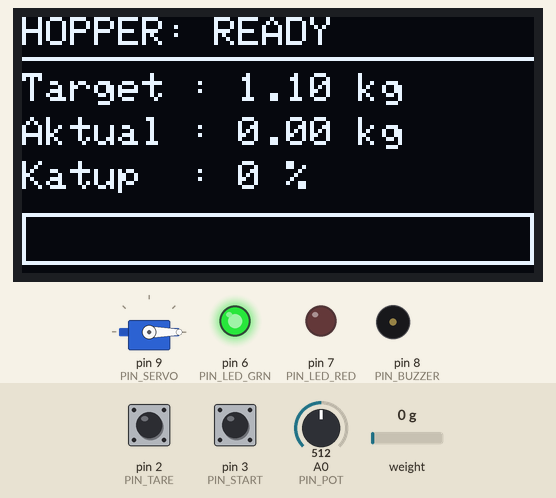
Recording of a program running on a simulated Arduino Uno, built with avr-gcc and run on an emulated ATmega328P. Shown: servo, 128×64 one-colour display, output pins drawn as LEDs (lit = HIGH), buzzer (waves = sounding). Dashed ring = blinking. Inputs (shaded band) come from the test bench; at power-on: pin 3 (PIN_START) HIGH, weight on the scale 0 g, pin 2 (PIN_TARE) HIGH, A0 (PIN_POT) = 512.

Above: at 2.2 s.
2.3 s: pin 3 (PIN_START) pulled LOW for 1 s
At 2.6 s:
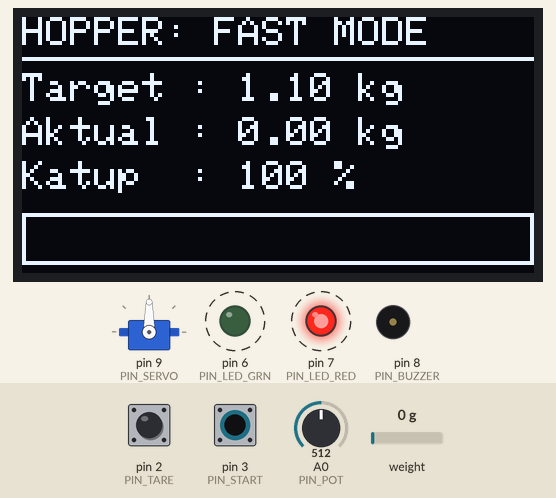
4.8 s: weight on the scale set to 3 g
At 6.0 s:
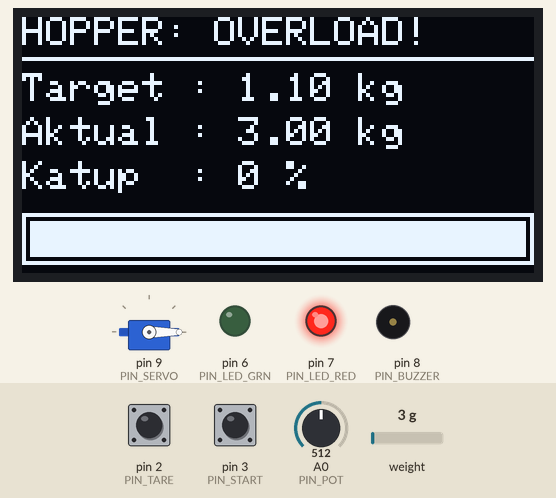
6.4 s: pin 2 (PIN_TARE) pulled LOW for 3.2 s
At 10.7 s:
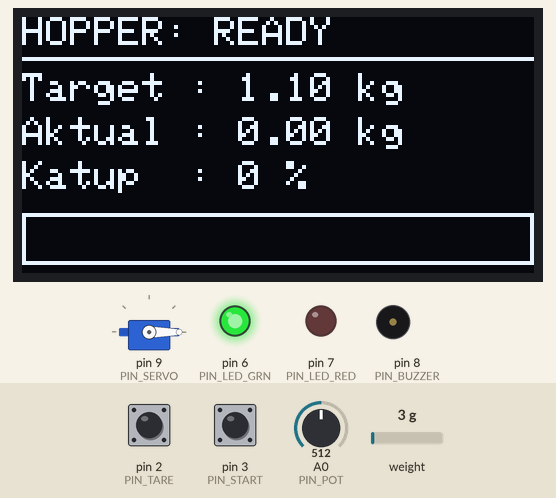
11.1 s: A0 (PIN_POT) set to 716
At 11.7 s:
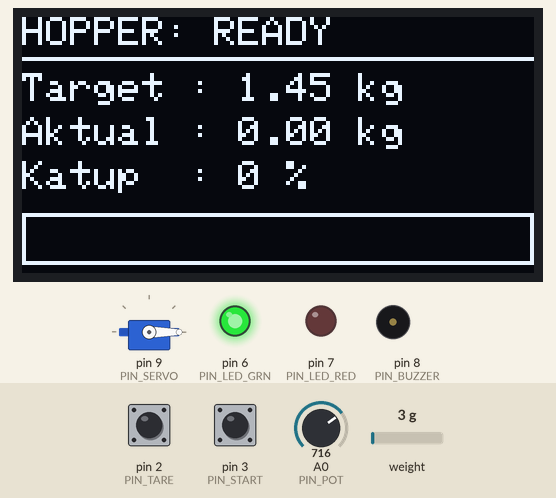
12.8 s: pin 3 (PIN_START) pulled LOW for 0.15 s
At 13.3 s:
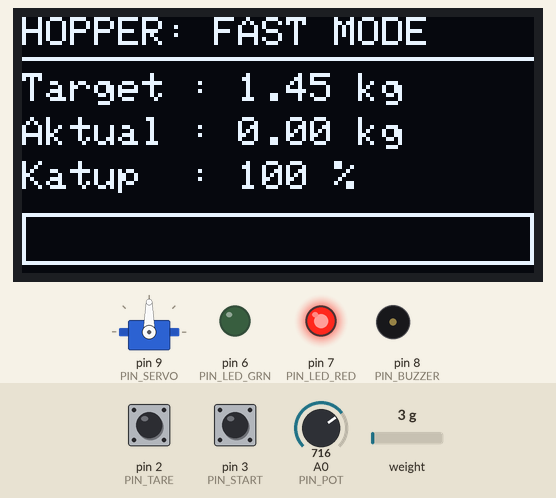
14.5 s: weight on the scale set to 6 g
At 15.4 s:
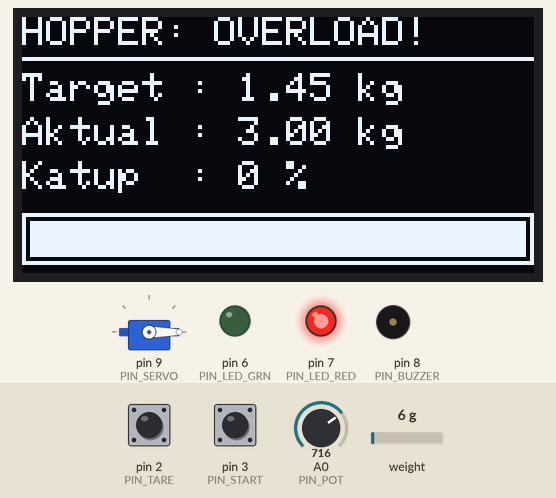
Timing chart, 0 to 17.4 s (numbered marks = the images above; inputs shaded):
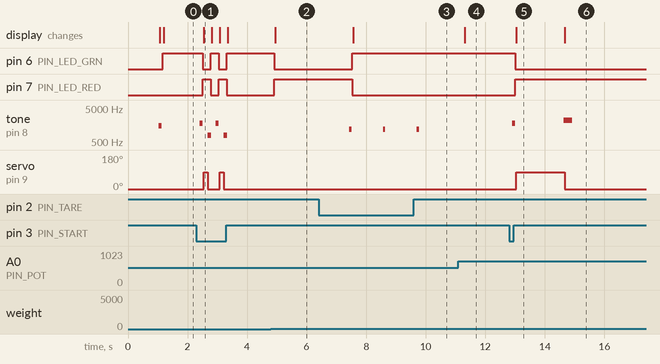

Measured:
- the behaviour switches between 1 and 2 g on weight on the scale (found by bisection; images 1 and 2)
- the behaviour switches between 4 and 5 g on weight on the scale (found by bisection; images 5 and 6)
- after the input at 2.3 s, pin 6 (PIN_LED_GRN): alternates HIGH for 0.27 s and LOW for 0.27 s, 4 changes in all, then stays HIGH, starting after 0.20 s; pin 7 (PIN_LED_RED): alternates HIGH for 0.27 s and LOW for 0.27 s, 4 changes in all, then stays LOW, starting after 0.20 s
- after the input at 4.8 s, pin 6 (PIN_LED_GRN): HIGH → LOW after 0.12 s; pin 7 (PIN_LED_RED): LOW → HIGH after 0.12 s; the display: changes after 0.15 s (image 2)
- after the input at 6.4 s, pin 6 (PIN_LED_GRN): LOW → HIGH after 1.1 s; pin 7 (PIN_LED_RED): HIGH → LOW after 1.1 s; tone on pin 8 (PIN_BUZZER): alternates 1200 Hz for 0.08 s and silent for 1.1 s, starting after 1.0 s; the display: changes after 1.2 s (image 3)
- after the input at 11.1 s, the display: changes after 0.21 s (image 4)
- after the input at 12.8 s, pin 6 (PIN_LED_GRN): HIGH → LOW after 0.21 s; pin 7 (PIN_LED_RED): LOW → HIGH after 0.21 s; tone on pin 8 (PIN_BUZZER): silent → 1800 Hz after 0.11 s, → silent 0.10 s later; servo on pin 9 (PIN_SERVO): 0° → 90° after 0.25 s; the display: changes after 0.25 s (image 5)
- after the input at 14.5 s, tone on pin 8 (PIN_BUZZER): silent → 2200 Hz after 0.13 s, → silent 0.30 s later; servo on pin 9 (PIN_SERVO): 90° → 0° after 0.16 s; the display: changes after 0.16 s (image 6)

The program:

main.cpp
```cpp
#include <Arduino.h>
#include <Wire.h>
#include <Servo.h>
#include <HX711.h>
#include <Adafruit_GFX.h>
#include <Adafruit_SSD1306.h>

// =========================================================================
#define PIN_POT       A0  // Input analog putaran target berat
#define PIN_TARE      2   // Tombol kalibrasi nol (Tare)
#define PIN_START     3   // Tombol Mulai / Darurat Berhenti (Toggle)
#define PIN_HX_DT     4   // Data dari modul loadcell HX711
#define PIN_HX_SCK    5   // Clock untuk modul HX711
#define PIN_LED_GRN   6   // Indikator hijau: sistem aman / pengisian selesai
#define PIN_LED_RED   7   // Indikator merah: proses jalan / bahaya overload
#define PIN_BUZZER    8   // Alarm bunyi notifikasi
#define PIN_SERVO     9   // Sinyal PWM penggerak pintu katup hopper

// =========================================================================
// KALIBRASI MEKANIK & SENSOR
// =========================================================================
// Sudut bukaan servo
const int VALVE_CLOSE = 0;   // Tertutup rapat
const int VALVE_SLOW  = 25;  // Bukaan kecil (mode tetes/halus biar akurat)
const int VALVE_FAST  = 90;  // Bukaan penuh (ngebut di awal pengisian)

// Faktor pembagi HX711
const float LOADCELL_SCALE = 420.0;

// Inisialisasi objek perangkat keras
HX711 scale;
Servo hopperGate;
Adafruit_SSD1306 display(128, 64, &Wire, -1); // OLED 128x64 tanpa pin Reset fisik

// =========================================================================
// VARIABEL STATE MACHINE & STATUS SISTEM
// =========================================================================
enum SystemState { IDLE, FAST_FILL, SLOW_FILL, DONE, OVERLOAD };
SystemState state = IDLE;

bool isRunning = false;          // Status mesin: true = sedang mengisi, false = berhenti
float currentWeightKg = 0.0;     // Berat real-time dari timbangan
float targetWeightKg  = 0.50;    // Target berat yang diinginkan (default 0.5 kg)
int valveAngle = VALVE_CLOSE;    // Posisi sudut servo saat ini

// Timer non-blocking pengganti delay() biar tombol tetap responsif
unsigned long lastReadTime = 0;
unsigned long lastBtnTime  = 0;

// Helper singkat buat bunyikan buzzer tanpa bikin program macet (non-blocking)
void beep(int freq, int duration) {
  tone(PIN_BUZZER, freq, duration);
}

// =========================================================================
// FUNGSI RENDER LAYAR OLED
// =========================================================================
void updateDisplay() {
  display.clearDisplay();
  display.setTextColor(SSD1306_WHITE);

  // Baris paling atas: Status kerja sistem saat ini
  display.setTextSize(1);
  display.setCursor(0, 0);
  display.print(F("HOPPER:"));
  display.setCursor(48, 0);
  switch (state) {
    case IDLE:      display.print(F("READY")); break;
    case FAST_FILL: display.print(F("FAST MODE")); break;
    case SLOW_FILL: display.print(F("SLOW MODE")); break;
    case DONE:      display.print(F("COMPLETE")); break;
    case OVERLOAD:  display.print(F("OVERLOAD!")); break;
  }
  display.drawLine(0, 10, 128, 10, SSD1306_WHITE); // Garis pemisah header

  // Info berat target (2 angka di belakang koma)
  display.setCursor(0, 14);
  display.print(F("Target : "));
  display.print(targetWeightKg, 2);
  display.println(F(" kg"));

  // Info berat aktual hasil bacaan sensor
  display.setCursor(0, 25);
  display.print(F("Aktual : "));
  display.print(currentWeightKg, 2);
  display.println(F(" kg"));

  // Konversi sudut servo (0-90 derajat) jadi persentase (0-100%) biar enak dibaca operator
  int valvePct = map(valveAngle, 0, 90, 0, 100);
  display.setCursor(0, 36);
  display.print(F("Katup  : "));
  display.print(valvePct);
  display.println(F(" %"));

  // Gambar kotak progress bar pengisian di bagian bawah layar
  display.drawRect(0, 49, 128, 13, SSD1306_WHITE);
  float ratio = constrain(currentWeightKg / max(targetWeightKg, 0.01f), 0.0, 1.0);
  int barWidth = (int)(ratio * 124); // Lebar maksimal isi bar 124 pixel (sisakan border)
  display.fillRect(2, 51, barWidth, 9, SSD1306_WHITE);

  display.display(); // Dorong semua buffer gambar ke layar fisik
}

// =========================================================================
// SETUP AWAL (DIJALANKAN SEKALI SAAT POWER ON)
// =========================================================================
void setup() {
  Serial.begin(115200);

  // Pakai internal pull-up, jadi tombol dihubungkan ke GND saat ditekan (Active LOW)
  pinMode(PIN_TARE, INPUT_PULLUP);
  pinMode(PIN_START, INPUT_PULLUP);
  pinMode(PIN_LED_GRN, OUTPUT);
  pinMode(PIN_LED_RED, OUTPUT);
  pinMode(PIN_BUZZER, OUTPUT);

  // Pastikan posisi awal katup tertutup rapat sebelum timbangan jalan
  hopperGate.attach(PIN_SERVO);
  hopperGate.write(VALVE_CLOSE);

  // Siapkan sensor loadcell & langsung nol-kan beban wadah kosong
  scale.begin(PIN_HX_DT, PIN_HX_SCK);
  scale.set_scale(LOADCELL_SCALE);
  scale.tare();

  // Cek koneksi layar OLED di alamat I2C 0x3C. Kalau gagal, tahan sistem di sini.
  if (!display.begin(SSD1306_SWITCHCAPVCC, 0x3C)) {
    for (;;);
  }

  beep(1500, 100); // Bunyi "tit" tanda sistem siap tempur
  updateDisplay();
}

// =========================================================================
// LOOP UTAMA
// =========================================================================
void loop() {
  unsigned long now = millis();

  // -----------------------------------------------------------------------
  // 1. CEK TOMBOL FISIK (Pakai jeda debounce 200ms biar tidak double-click)
  // -----------------------------------------------------------------------
  if (now - lastBtnTime > 200) {

    // Tombol Tare: Cuma boleh ditekan pas mesin lagi berhenti (!isRunning)
    if (digitalRead(PIN_TARE) == LOW && !isRunning) {
      scale.tare();
      currentWeightKg = 0.0;
      state = IDLE;
      beep(1200, 80);
      lastBtnTime = now;
    }

    // Tombol Start/Stop: Sistem toggle (tekan sekali jalan, tekan lagi berhenti darurat)
    if (digitalRead(PIN_START) == LOW) {
      isRunning = !isRunning;
      if (!isRunning) {
        // Kalau dipaksa berhenti di tengah jalan, langsung tutup katup!
        state = IDLE;
        valveAngle = VALVE_CLOSE;
        hopperGate.write(valveAngle);
        beep(800, 120);
      } else {
        beep(1800, 100);
      }
      lastBtnTime = now;
    }
  }

  // -----------------------------------------------------------------------
  // 2. BACA SENSOR & KENDALI KATUP (Dieksekusi rutin tiap 100ms / 10Hz)
  // -----------------------------------------------------------------------
  if (now - lastReadTime >= 100) {
    lastReadTime = now;

    // Baca potensiometer hanya saat mesin diam (mengunci target selama proses isi)
    int adcVal = analogRead(PIN_POT);
    if (!isRunning) {
      // Mapping nilai ADC (0-1023) menjadi kelipatan 0.05 kg (rentang 0.20 kg - 2.00 kg)
      int steps = map(adcVal, 0, 1023, 4, 40);
      targetWeightKg = steps * 0.05;
    }

    // Ambil data timbangan kalau chip HX711 sudah siap kirim data
    if (scale.is_ready()) {
      currentWeightKg = scale.get_units(1);
      // Redam noise getaran kecil di sekitar angka nol biar layar nggak kedip minus
      if (currentWeightKg < 0.0 && currentWeightKg > -0.01) currentWeightKg = 0.0;
    }

    // Logika utama transisi State Machine pengisian
    if (isRunning) {
      if (currentWeightKg < targetWeightKg * 0.80) {
        // Masih di bawah 80% target -> Buka katup lebar-lebar biar cepat
        state = FAST_FILL;
        valveAngle = VALVE_FAST;
      } else if (currentWeightKg < targetWeightKg) {
        // Sudah masuk 80% - 99% target -> Kecilkan bukaan biar nggak kebablasan
        state = SLOW_FILL;
        valveAngle = VALVE_SLOW;
      } else {
        // Target tercapai! Tutup katup dan matikan siklus
        isRunning = false;
        valveAngle = VALVE_CLOSE;
        // Cek apakah material yang jatuh kebablasan lebih dari toleransi 5%
        state = (currentWeightKg > targetWeightKg * 1.05) ? OVERLOAD : DONE;
        beep(2200, 300);
      }
    } else {
      // Kondisi saat mesin standby / tidak sedang mengisi
      valveAngle = VALVE_CLOSE;
      if (currentWeightKg > targetWeightKg * 1.05) {
        state = OVERLOAD; // Tetap kasih peringatan kalau beban berlebih belum diangkat
      } else if (state != DONE) {
        state = IDLE;
      }
    }

    // Eksekusi perintah sudut ke motor servo
    hopperGate.write(valveAngle);

    // Atur nyala lampu LED sesuai status terakhir
    digitalWrite(PIN_LED_GRN, (state == DONE || state == IDLE) ? HIGH : LOW);
    digitalWrite(PIN_LED_RED, (state == FAST_FILL || state == SLOW_FILL || state == OVERLOAD) ? HIGH : LOW);

    // Segarkan tampilan di layar OLED
    updateDisplay();
  }
}
```
